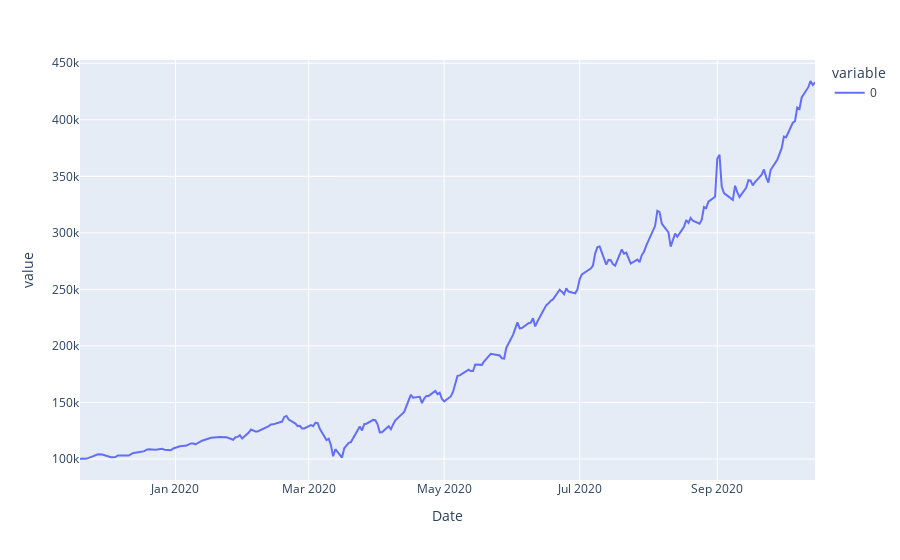

This figure's notebook cell:
### Code cell
r = continuous_optimization(exp_covariance_opt_fn)
r["nav_history"].plot()

### Figure 1 — Plotly figure (JSON) as saved in the notebook; plotly's stock layout.template omitted (floating-point values rounded to 4 significant figures; data arrays with more than 128 entries replaced by an {"elided": "..."} marker saying what was removed)
{"data": [{"hovertemplate": "variable=0<br>Date=%{x}<br>value=%{y}<extra></extra>", "legendgroup": "0", "line": {"color": "#636efa", "dash": "solid"}, "mode": "lines", "name": "0", "orientation": "v", "showlegend": true, "type": "scatter", "x": {"elided": "229 str values"}, "xaxis": "x", "y": {"elided": "229 float values"}, "yaxis": "y"}], "layout": {"legend": {"title": {"text": "variable"}, "tracegroupgap": 0}, "margin": {"t": 60}, "xaxis": {"anchor": "y", "domain": [0, 1], "title": {"text": "Date"}}, "yaxis": {"anchor": "x", "domain": [0, 1], "title": {"text": "value"}}}}
